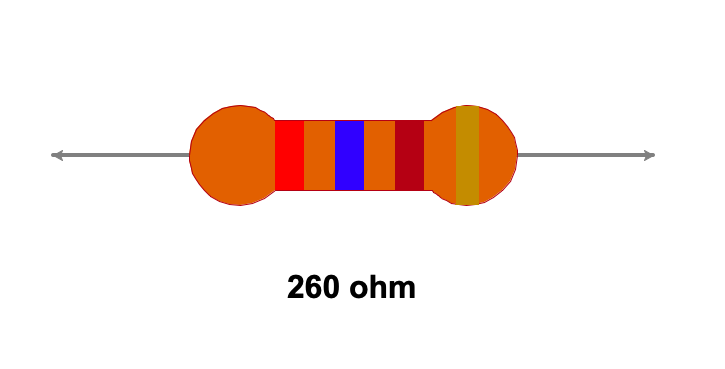

This chart was generated by the following Python code:
from turtle import *
import math

def res():
 listacolores=[A,B,C]

 adigitoval1=str(listacolores[0])
 adigitoval2=str(listacolores[1])
 
 if C==3:
  rest=int(adigitoval1+adigitoval2)
  resu=str(rest)+str(" K")+str("ohm")
 elif C==6:
  rest=int(adigitoval1+adigitoval2)
  resu=str(rest)+str(" M")+str("ohm")
 elif C==9:
  rest=int(adigitoval1+adigitoval2)
  resu=str(rest)+str(" G")+str("ohm")
 else:
  exp=10**listacolores[2]
  rest=int(adigitoval1+adigitoval2)*exp
  resu=str(rest)+str(" ohm")
 
 print(resu)
 t.goto(0,-150)
 t.color("black")
 t.begin_fill()
 t.write(resu,True,"center",("Arial",32,"bold"))
 t.end_fill()

col=['negro','cafe','rojo','naranja','amarillo','verde','azul','morado','gris','blanco']

for i in range(3):
 
 X=input("Dame el primer color: ")
 x=X.lower()
 if(x not in col):
  print("Caracter no valido")
 if(x in col):
  break
  
for i in range(3):
 
 Y=input("Dame el segundo color: ")
 y=Y.lower()
 if(y not in col):
  print("Caracter no valido")
 if(y in col):
  break
  
for i in range(3):
 
 Z=input("Dame el tercer color: ")
 z=Z.lower()
 if(z not in col):
  print("Caracter no valido")
 if(z in col):
  break
datos=[]
with open('res.txt','r') as archivo:
 lineas=archivo.read().splitlines()
 for l in lineas:
  linea=l.split(' ')
  datos.append([(linea[0]),(linea[2]),int(linea[1])]) 
    
if x=='negro':
 x=datos[0][1]
 A=datos[0][2]
if x=='cafe':
 x=datos[1][1]
 A=datos[1][2]
if x=='rojo':
 x=datos[2][1]
 A=datos[2][2]
if x=='naranja':
 x=datos[3][1]
 A=datos[3][2]
if x=='amarillo':
 x=datos[4][1]
 A=datos[4][2]
if x=='verde':
 x=datos[5][1]
 A=datos[5][2]
if x=='azul':
 x=datos[6][1]
 A=datos[6][2]
if x=='morado':
 x=datos[7][1]
 A=datos[7][2]
if x=='gris':
 x=datos[8][1]
 A=datos[8][2]
if x=='blanco':
 x=datos[9][1]
 A=datos[9][2]

if y=='negro':
 y=datos[0][1]
 B=datos[0][2]
if y=='cafe':
 y=datos[1][1]
 B=datos[1][2]
if y=='rojo':
 y=datos[2][1]
 B=datos[2][2]
if y=='naranja':
 y=datos[3][1]
 B=datos[3][2]
if y=='amarillo':
 y=datos[4][1]
 B=datos[4][2]
if y=='verde':
 y=datos[5][1]
 B=datos[5][2]
if y=='azul':
 y=datos[6][1]
 B=datos[6][2]
if y=='morado':
 y=datos[7][1]
 B=datos[7][2]
if y=='gris':
 y=datos[8][1]
 B=datos[8][2]
if y=='blanco':
 y=datos[9][1]
 B=datos[9][2]

if z=='negro':
 z=datos[0][1]
 C=datos[0][2]
if z=='cafe':
 z=datos[1][1]
 C=datos[1][2]
if z=='rojo':
 z=datos[2][1]
 C=datos[2][2]
if z=='naranja':
 z=datos[3][1]
 C=datos[3][2]
if z=='amarillo':
 z=datos[4][1]
 C=datos[4][2]
if z=='verde':
 z=datos[5][1]
 C=datos[5][2]
if z=='azul':
 z=datos[6][1]
 C=datos[6][2]
if z=='morado':
 z=datos[7][1]
 C=datos[7][2]
if z=='gris':
 z=datos[8][1]
 C=datos[8][2]
if z=='blanco':
 z=datos[9][1]
 C=datos[9][2]
 
t=Turtle()
a=Turtle()
screen=t.getscreen()
setup(800,700,0,0)
screensize(800,700)

colormode(255)
t.penup()
a.penup()
t.goto(300,0)
a.goto(-300,0)
t.rt(180)
t.pendown()
a.pendown()
t.pensize(4)
a.pensize(4)
s=1
t.color("gray")
a.color("gray")
for i in range(16):
 t.fd(s)
 a.fd(s)
 s=s+1
t.color("brown")
a.color("brown") 
t.pensize(1)
a.pensize(1)
t.rt(90)
a.rt(90)
colormode(255)
s=0
t.speed(0)
a.speed(0)
t.fillcolor(210,105,30)
a.fillcolor(210,105,30)
t.begin_fill()
a.begin_fill()
for i in range(17):
 t.circle(50,s)
 a.circle(50,s)
 s=s+1
s=0
t.rt(46)
a.rt(46)
for i in range(18):
 t.fd(s)
 a.fd(s)
 s=s+1
t.fd(3)
a.fd(3)
t.rt(46)
a.rt(46)
s=0
for i in range(17):
 t.circle(50,s)
 a.circle(50,s)
 s=s+1
t.end_fill()
a.end_fill()
t.penup()
a.penup()
t.goto(-78,34)
a.goto(70,-34)
t.lt(90)
a.lt(90)
t.pendown()
a.pendown()
s=0
t.pencolor(x)
a.pencolor(z)
t.fillcolor(x)
a.fillcolor(z)
t.begin_fill()
a.begin_fill()
for i in range(8):
 t.fd(s)
 a.fd(s)
 s=s+1
t.rt(90)
a.rt(90)
s=0
for i in range(12):
 t.fd(s)
 a.fd(s)
 s=s+1
t.fd(2)
a.fd(2) 
t.rt(90)
a.rt(90)
s=0
for i in range(8):
 t.fd(s)
 a.fd(s)
 s=s+1
t.rt(90)
a.rt(90)
s=0
for i in range(12):
 t.fd(s)
 a.fd(s)
 s=s+1
t.fd(2)
a.fd(2)
t.end_fill()
a.end_fill()
t.rt(90)
t.penup()
a.penup()
a.goto(103,-49)
t.fd(60)
a.lt(90)
t.pendown()
a.pendown()
s=0
S=-0.8
t.pencolor(y)
a.pencolor(188,140,40)
t.fillcolor(y)
a.fillcolor(188,140,40)
t.begin_fill()
a.begin_fill()
for i in range(8):
 t.fd(s)
 a.fd(S)
 s=s+1
 S=S+1
t.rt(90)
a.lt(90)
s=0
S=2.7
for i in range(12):
 t.fd(s)
 a.fd(S)
 s=s+1
 S=S+1
t.fd(2) 
t.rt(90)
a.lt(90)
s=0
S=-0.8
for i in range(8):
 t.fd(s)
 a.fd(S)
 s=s+1
 S=S+1
t.rt(90)
a.lt(90)
s=0
S=2.7
for i in range(12):
 t.fd(s)
 a.fd(S)
 s=s+1
 S=S+1
t.fd(2)
t.end_fill()
a.end_fill()
t.penup()
a.penup()

res()
t.lt(90)
a.lt(90)
t.color("gray")
a.color("gray")
t.goto(-300,0)
a.goto(300,0)

screen.exitonclick()
